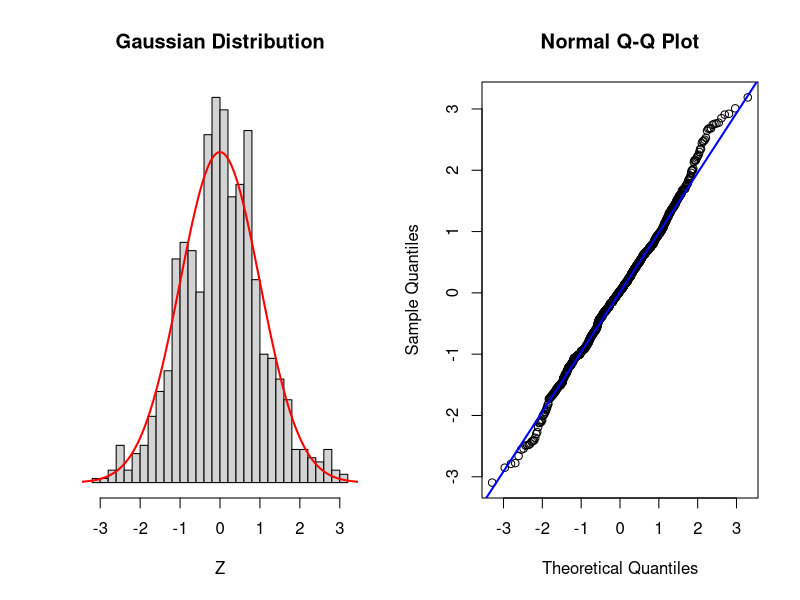
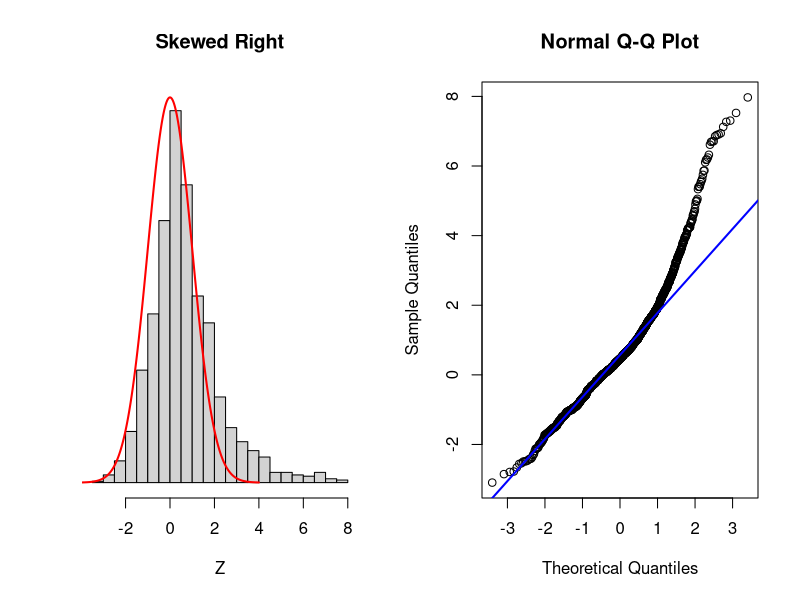
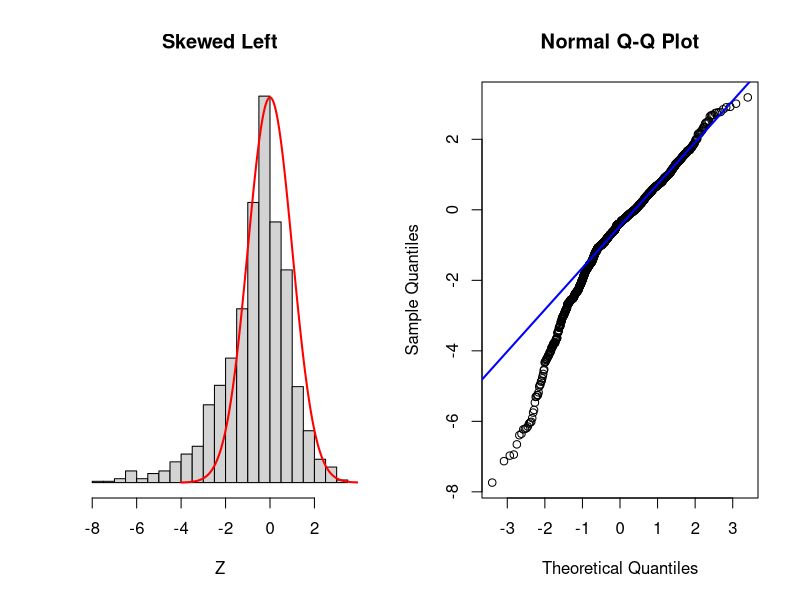
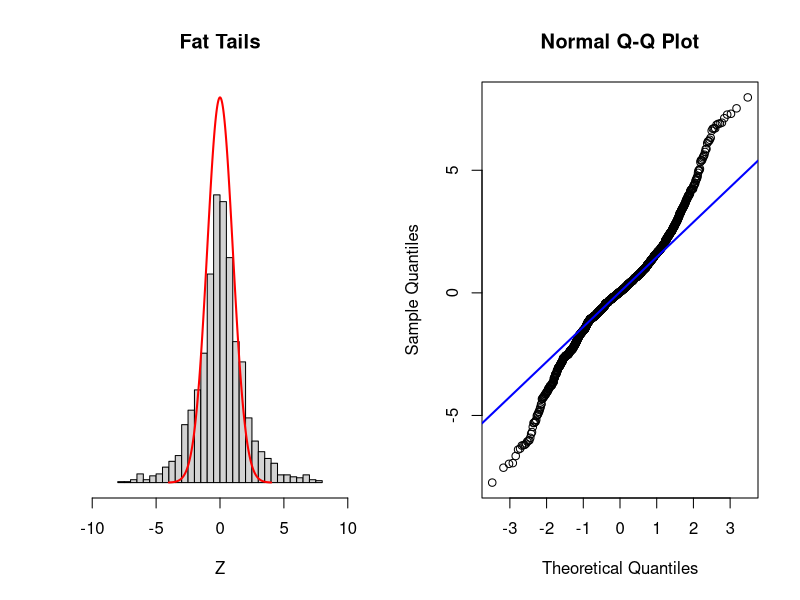
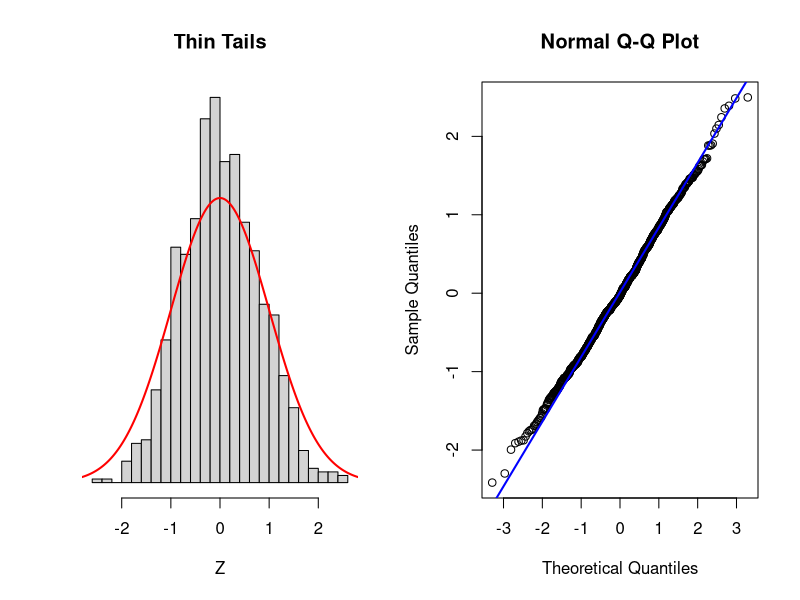

Source code (R) for these figures, in order:
#Illustration of QQ plots and what they mean 
# Draw two plots next to each other
par(mfrow = c(1, 2))

# normal_density are the y-values for the normal curve
# zs are the x-values for the normal curve
n <- 1000
normal_density <- dnorm(seq(-4, 4, 0.01))
zs <- seq(-4, 4, 0.01)

# Add some spice to the default histogram function
hist_ <- function(x, ...){
  hist(x, breaks = 30, xlab = "Z", ylab = "",  yaxt='n', freq = FALSE, ...)
  lines(zs, normal_density, type = "l", col = "red", lwd = 2)
}

# Gaussian Normal
# rnorm() generates random numbers from a normal distribution
# gaussian_rv is the dataset that will be compared to the Gaussian distribution
gaussian_rv <- rnorm(n)

# Draw the histogram
hist_(gaussian_rv, main = "Gaussian Distribution")

# Draw the Q-Q plot
qqnorm(gaussian_rv)
qqline(gaussian_rv, col = "blue", lwd = 2)
# Skewed Right
# skew_right is the dataset that will be compared to the Gaussian distribution
skew_right <- c(gaussian_rv[gaussian_rv > 0] * 2.5, gaussian_rv)#more positive

hist_(skew_right, main = "Skewed Right", ylim = c(0, max(normal_density)))

qqnorm(skew_right)
qqline(skew_right, col = "blue", lwd = 2)

# Skewed Left
# skew_left is the dataset that will be compared to the Gaussian distribution
skew_left <- c(gaussian_rv[gaussian_rv < 0]*2.5, gaussian_rv)#more negative

hist_(skew_left, main = "Skewed Left", ylim = c(0, max(normal_density)))

qqnorm(skew_left)
qqline(skew_left, col = "blue", lwd = 2)
# Fat Tails
fat_tails <- c(gaussian_rv*2.5, gaussian_rv)

hist_(fat_tails, main = "Fat Tails", ylim = c(0, max(normal_density)), xlim = c(-10, 10))

qqnorm(fat_tails)
qqline(fat_tails, col = "blue", lwd = 2)

# Thin Tails
thin_tails <- rnorm(n, sd = .8)

hist_(thin_tails, main = "Thin Tails")

qqnorm(thin_tails)
qqline(thin_tails, col = "blue", lwd = 2)
